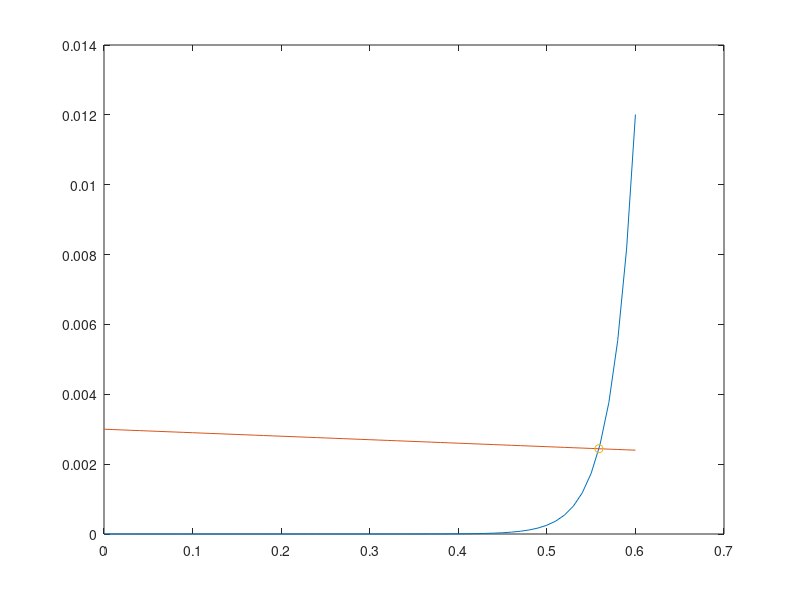

The MATLAB source for this figure:
clc
close all
clear all

Io = 10^(-12);
Vs = 3;
R = 10^3;
Vt = 1.3806488 * 10.^(-23) * 300/(1.602176565 * 10.^(-19));
i1 = @(V1) Io.*(exp(V1./Vt) - 1);
i2 = @(V2) V2./R;
func = @(V1) i1(V1) - i2(Vs-V1);
[sol, fval, exitfunc] = fsolve(func, [0 0]);
fprintf("V1 is %d, V2 is %d, and current is %d\n", sol(1), Vs(1) - sol(1), i1(sol(1)));
if(exitfunc == 0)
    disp("This has failed");
end
if(exitfunc)
    plot(0:0.01:0.6, i1(0:0.01:0.6));
    hold on
    plot(0:0.01:0.6, i2(Vs(1) - (0:0.01:0.6)));
    plot(sol(1), i1(sol(1)), 'o');
    hold off
end
fprintf("The power dissipated through the resistor = %d Watts\n", (Vs(1) - sol(1)) .*i2(Vs(1) - sol(1)));
fprintf("The power dissipated through the diode = %d Watts\n", (sol(1)) .*i1(sol(1)));
fprintf("The power dissipated through the diode without resistor = %d Watts\n", i1(Vs).*Vs);